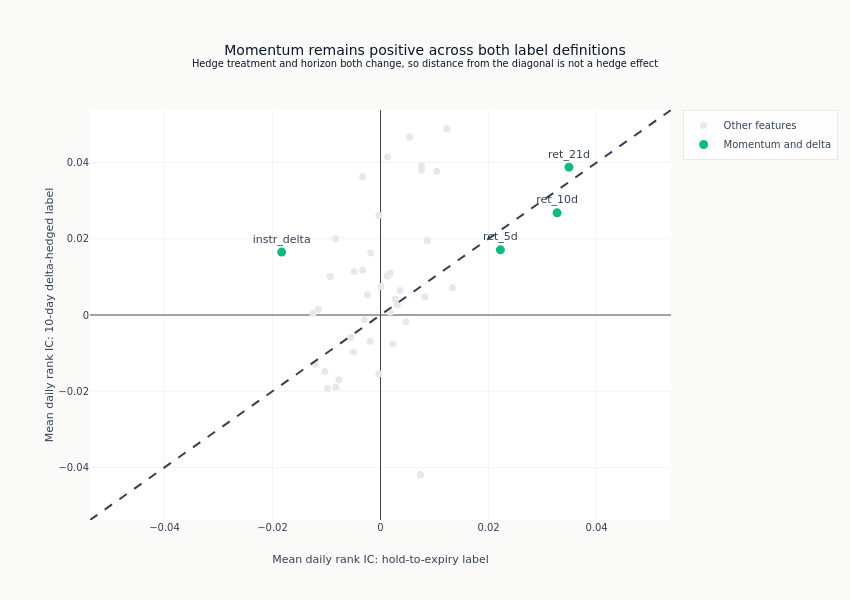

The notebook cell this image was saved under:
### Markdown cell above
A common symmetric scale and 45-degree reference preserve the sign and
magnitude comparison without implying that the two horizons are equivalent.

### Code cell
if dh_rows:
    label_limit = float(max(dh_df["ic_unhedged"].abs().max(), dh_df["ic_hedged"].abs().max()) * 1.1)
    fig.add_trace(
        go.Scatter(
            x=[-label_limit, label_limit],
            y=[-label_limit, label_limit],
            mode="lines",
            line=dict(color=COLORS["neutral"], dash="dash"),
            showlegend=False,
        )
    )
    fig.update_layout(
        title={
            "text": (
                "Momentum remains positive across both label definitions"
                "<br><sup>Hedge treatment and horizon both change, so distance from the diagonal "
                "is not a hedge effect</sup>"
            )
        },
        template="ml4t",
        width=850,
        height=600,
        xaxis_title="Mean daily rank IC: hold-to-expiry label",
        yaxis_title="Mean daily rank IC: 10-day delta-hedged label",
        xaxis_range=[-label_limit, label_limit],
        yaxis_range=[-label_limit, label_limit],
        margin=dict(l=90, r=30, t=110, b=80),
    )
    fig.show()

### Figure 1 — Plotly figure (JSON) as saved in the notebook; plotly's stock layout.template omitted (floating-point values rounded to 4 significant figures)
{"data": [{"marker": {"color": "#e8e8e6", "size": 7}, "mode": "markers", "name": "Other features", "text": ["instr_ret_5d", "iv_mom_10d", "iv_rv_ratio", "iv_rv_ratio_pctl", "vrp_mom_10d", "vrp_mom_5d", "vrp_5d", "sv_vol", "rv_21d", "iv_atm_z_63", "instr_rel_spread", "spread_pctl", "iv_mom_5d", "rv_5d", "ret_1d", "rv_10d", "vrp_10d", "sv_vrp", "instr_dte", "dte_normalized", "rv_63d", "vrp_21d", "vrp_21d_pctl", "rv_42d", "garch_vrp", "instr_ret_1d", "instr_pct_of_S", "vrp_63d", "instr_cost_mom_5d", "instr_theta", "iv_skew_atm", "instr_gamma", "iv_atm_z_252", "abs_net_delta", "instr_vega", "put_iv", "vrp_zscore_252", "garch_cond_vol", "iv_atm", "iv_atm_pctl", "vrp_42d", "call_iv", "theta_vega_ratio", "iv_mom_21d", "volume_zscore"], "type": "scatter", "x": [0.0133, -0.0125, 0.0123, 0.0123, -0.0121, -0.0115, 0.0104, -0.0103, -0.0098, -0.0093, 0.0087, 0.0087, -0.0083, -0.0083, 0.0082, -0.0077, 0.0076, 0.0076, 0.0074, 0.0074, -0.0055, 0.0054, 0.0054, -0.005, -0.0049, 0.0047, 0.0036, -0.0033, -0.0033, 0.0031, -0.003, 0.0027, -0.0024, 0.0023, -0.0019, 0.0018, -0.0018, 0.0018, 0.0014, 0.0014, 0.0013, 0.0012, -0.0003, -0.0003, 0.0001], "y": [0.0072, 0.0004, 0.0489, 0.0489, -0.0129, 0.0015, 0.0377, -0.0148, -0.0192, 0.0101, 0.0195, 0.0195, 0.02, -0.0189, 0.0048, -0.017, 0.0392, 0.038, -0.0419, -0.0419, -0.0059, 0.0467, 0.0467, -0.0097, 0.0114, -0.0018, 0.0064, 0.0363, 0.0118, 0.0027, -0.0012, 0.0042, 0.0053, -0.0076, -0.0069, 0.011, 0.0163, 0.0007, 0.0105, 0.0105, 0.0415, 0.0102, -0.0154, 0.0261, 0.0075]}, {"marker": {"color": "#10b981", "size": 9}, "mode": "markers+text", "name": "Momentum and delta", "text": ["ret_21d", "ret_10d", "ret_5d", "instr_delta"], "textposition": "top center", "type": "scatter", "x": [0.0349, 0.0327, 0.0222, -0.0183], "y": [0.0388, 0.0268, 0.0171, 0.0165]}, {"line": {"color": "#334155", "dash": "dash"}, "mode": "lines", "showlegend": false, "type": "scatter", "x": [-0.05379, 0.05379], "y": [-0.05379, 0.05379]}], "layout": {"height": 600, "margin": {"b": 80, "l": 90, "r": 30, "t": 110}, "title": {"text": "Momentum remains positive across both label definitions<br><sup>Hedge treatment and horizon both change, so distance from the diagonal is not a hedge effect</sup>"}, "width": 850, "xaxis": {"range": [-0.05379, 0.05379], "title": {"text": "Mean daily rank IC: hold-to-expiry label"}}, "yaxis": {"range": [-0.05379, 0.05379], "title": {"text": "Mean daily rank IC: 10-day delta-hedged label"}}}}
